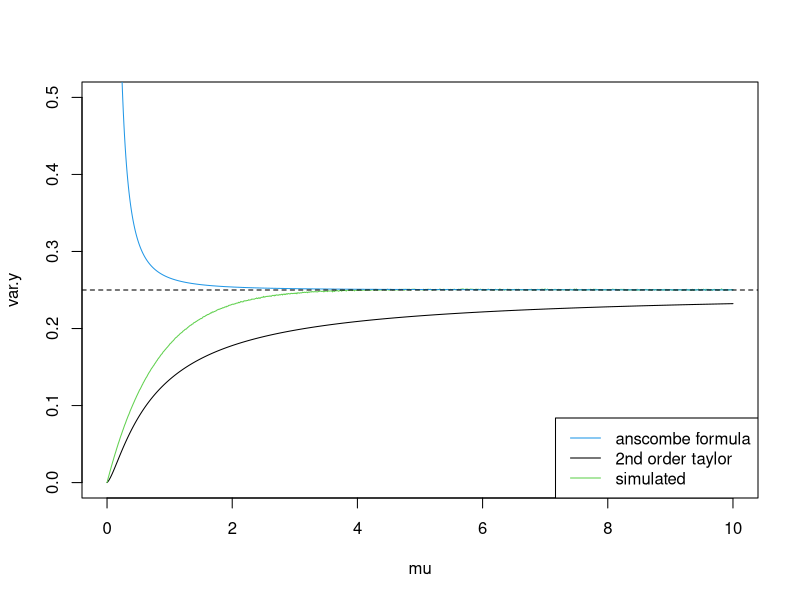

Source code (R):
## ---- chunk 1
dpois(0,1)
dpois(0,2)
dpois(0,3)
## ---- chunk 2
# mu=1
c=3/8
# m=mu+c
# t=seq(-m,m,length.out = 1000)
# plot(t,sqrt(t+m),type='l')
# #taylor series expnasion around t=0
# taylor=sqrt(m)+1/sqrt(m)*t/2-m^(-1.5)/8*t^2+m^(-2.5)/16*t^3
# lines(t,taylor,col=4)

mu=seq(0,10,length.out = 1000)
m=mu+c
var.y=mu/(4*m)+(2*mu^2+mu)/(64*m^3)-mu/(8*m^2)
var.ans=1/4*(1+(32*c^2-52*c+17)/(32*mu^2))

var.sim=c()
set.seed(12345)
for (i  in 1:length(mu)) {
  x=rpois(1e6,mu[i])
  var.sim[i]=var(sqrt(x+3/8))
}

plot(mu,var.y,type='l',ylim=c(0,0.5))
lines(mu,var.sim,col=3)
lines(mu,var.ans,col=4)
abline(a=0.25,b=0,lty=2)
legend('bottomright',c('anscombe formula','2nd order taylor','simulated'),col=c(4,1,3),lty=c(1,1,1))
